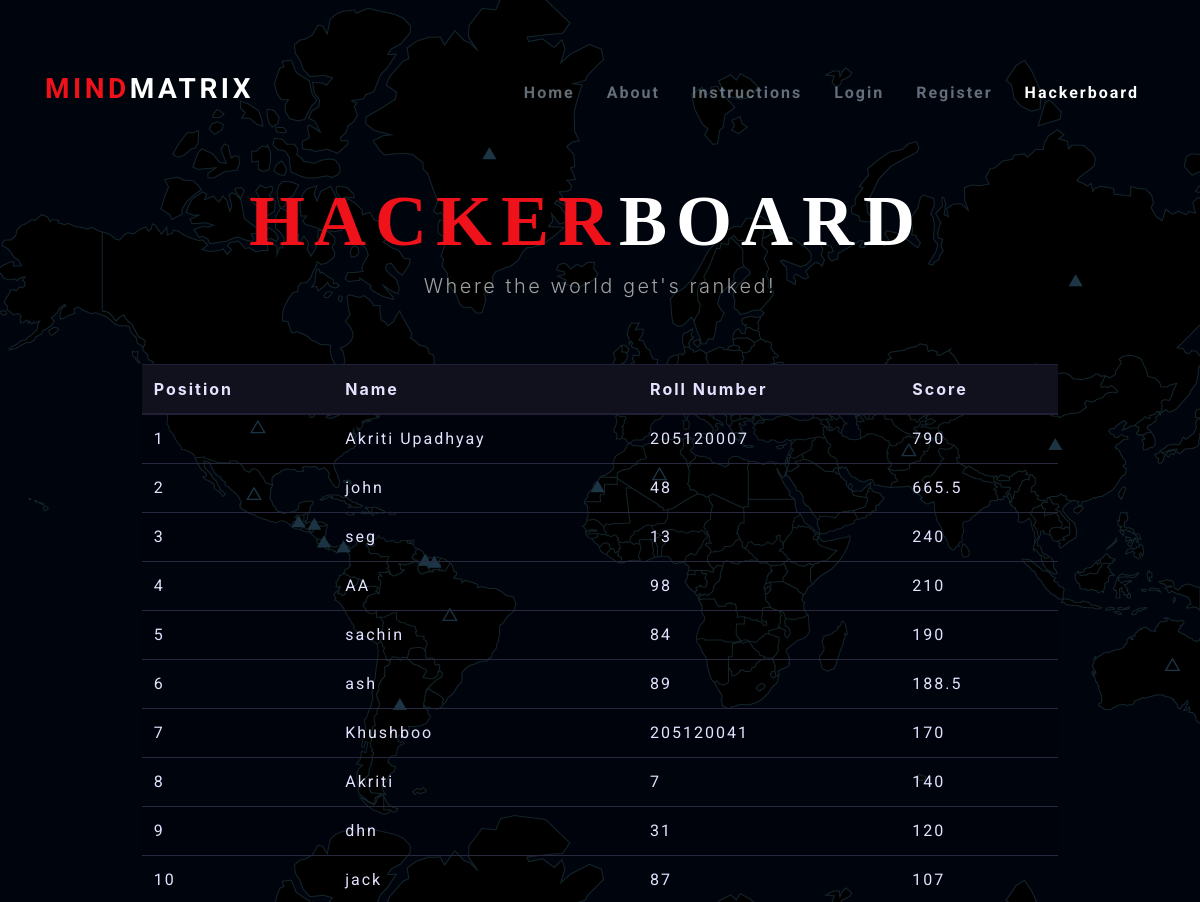
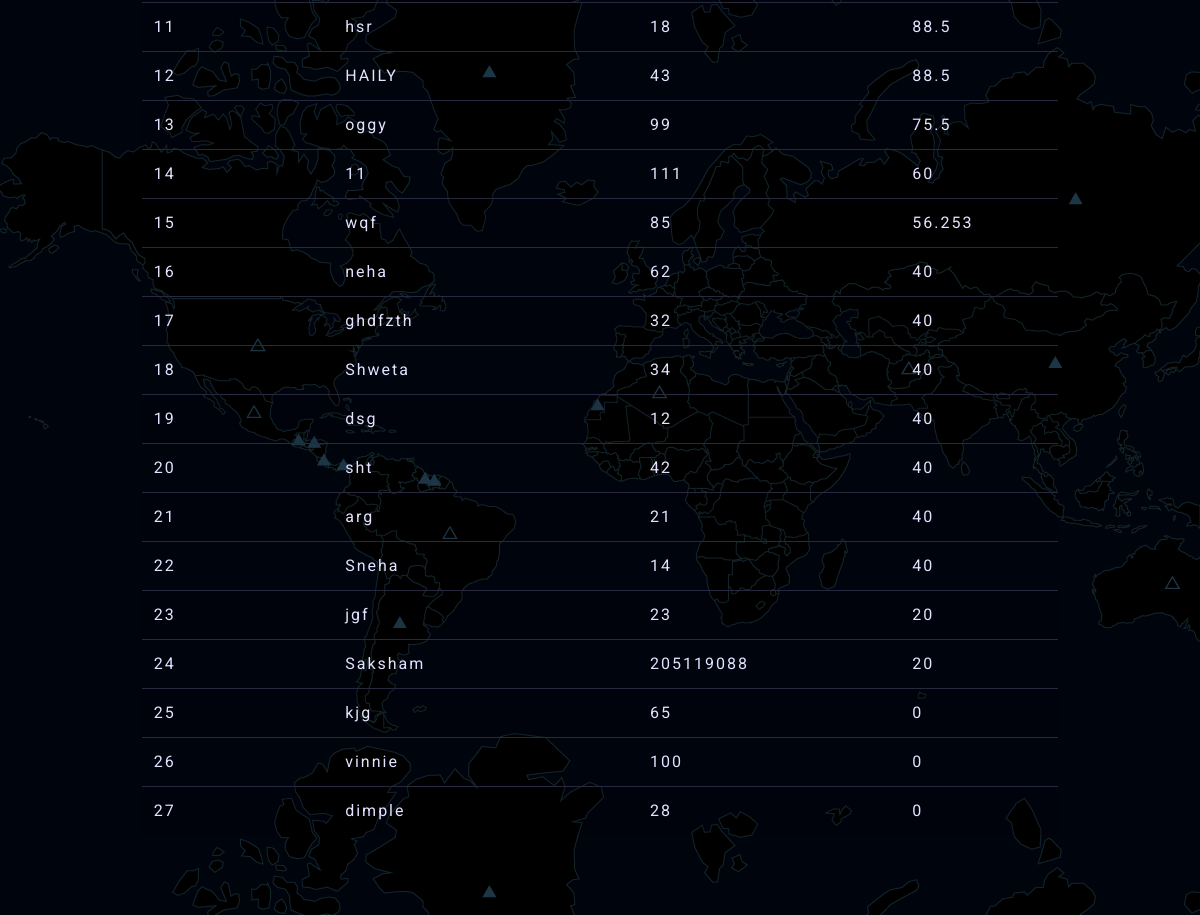
Screenshot of /hackerboard.php with the database file from the repository (2 pictures, top to bottom).
### tables this page shows
CREATE TABLE `leaderboard` (
  `id` int(11) NOT NULL,
  `name` varchar(50) NOT NULL,
  `rollno` int(11) NOT NULL,
  `score` double DEFAULT 0,
  `count` int(10) NOT NULL,
  `count1` int(10) NOT NULL
);

### hackerboard.php (the view, shortened to what this page needs)
<!DOCTYPE html>
<html lang="en">
<head>
    <link rel="stylesheet" href="https://use.fontawesome.com/releases/v5.6.3/css/all.css">
    <link rel="stylesheet" href="css/bootstrap4-neon-glow.min.css">
    <link rel='stylesheet' href='//cdn.jsdelivr.net/font-hack/2.020/css/hack.min.css'>
    <link rel="stylesheet" href="css/main.css">
</head>
<body class="imgloaded">
    <div class="glitch">
        <div class="glitch__img glitch__img_leaderboard"></div>
    </div>
    <div class="navbar-dark text-white">
        <div class="container">
            <nav class="navbar px-0 navbar-expand-lg navbar-dark">
                <div class="collapse navbar-collapse" id="navbarNavAltMarkup">
                    <div class="navbar-nav">
                        <a href="index.html" class="pl-md-0 p-3 text-decoration-none text-light">
                            <h3 class="bold"><span class="color_danger">MIND</span><span class="color_white">MATRIX</span></h3>
                        </a>
                    </div>
                    <div class="navbar-nav ml-auto">
                         <a href="index.html" class="p-3 text-decoration-none text-light bold">Home</a>
                            <a href="about.html" class="p-3 text-decoration-none text-light bold">About</a>
                        <a href="instructions.php" class="p-3 text-decoration-none text-light bold">Instructions</a>
                            <a href="login.html" class="p-3 text-decoration-none text-light bold">Login</a>
                            <a href="register.html" class="p-3 text-decoration-none text-light bold">Register</a>
                            <a href="hackerboard.php" class="p-3 text-decoration-none text-white bold">Hackerboard</a>
                    </div>
                </div>
            </nav>
        </div>
    </div>
    <div class="jumbotron bg-transparent mb-0 pt-3 radius-0">
        <div class="container">
            <div class="row">
                <div class="col-xl-12">
                    <h1 class="display-1 bold color_white content__title text-center"><span class="color_danger">HACKER</span>BOARD<span class="vim-caret">&nbsp;</span></h1>
                    <p class="text-grey lead text-spacey text-center hackerFont">
                        Where the world get's ranked!
                    </p>
                </div>
            </div>
            <div class="row mt-5  justify-content-center">
                <div class="col-xl-10">
                    <table class="table table-hover table-striped">
                        <thead class="thead-dark hackerFont">
                            <tr>
                                <th>Position</th>
                                <th>Name</th>
                                <th>Roll Number</th>
                                <th>Score</th>
                            </tr>
                        </thead>
                        <tbody>
                            <?php
                                $servername = "server173.web-hosting.com";
$database = "appy79_m-matrix";
$user = "appy79_m-matrix";
$password = "205120041khushboo";
                                $conn = mysqli_connect($servername, $user, $password, $database);
                                $result = mysqli_query($conn, "SELECT name,rollno,score FROM leaderboard ORDER BY score DESC");
                                $ranking = 1;
                                if (mysqli_num_rows($result)) {
                                    while ($row = mysqli_fetch_array($result)) {
                                        echo "<tr>
                                              <td>{$ranking}</td>
                                              <td>{$row['name']}</td>
                                              <td>{$row['rollno']}</td>
                                              <td>{$row['score']}</td>
                                              </tr>";
                                        $ranking++;
                                    }
                                }
                            ?>
                        </tbody>
                    </table>
                </div>
            </div>
        </div>
    </div>
</body>
</html>

### css/main.css (style rules this page uses)
:root { --color-text: #fff; --color-bg: #000; --color-link: #f9d77e; --color-link-hover: #fff; --color-info: #efc453; --glitch-width: 100vw; --glitch-height: 100vh; --gap-horizontal: 10px; --gap-vertical: 5px; --time-anim: 4s; --time-anim-1: 4.5s; --delay-anim: 3.5s; --delay-anim-1: 7s; --blend-mode-1: none; --blend-mode-2: none; --blend-mode-3: none; --blend-mode-4: none; --blend-mode-5: overlay; --blend-color-1: transparent; --blend-color-2: transparent; --blend-color-3: transparent; --blend-color-4: transparent; --blend-color-5: #af4949; }
* { transition: all 0.3s ease; letter-spacing: 0.125em; }
body { background-position: right; background-size: cover; background-repeat: no-repeat; background-position-x: 350px; background-color: #00040d; }
.hackerFont { font-family: Hack, -apple-system, BlinkMacSystemFont, "Segoe UI", Roboto, "Helvetica Neue", Arial, sans-serif, "Apple Color Emoji", "Segoe UI Emoji", "Segoe UI Symbol"; }
.color_danger { color: #ef121b; }
.color_white { color: white; }
.bold { font-weight: bold; }
h1, h2 { font-family: 'PhelixBoomgartner'!important; }
.content__title { animation-name: glitch-anim-text; animation-duration: var(--time-anim); animation-timing-function: linear; animation-iteration-count: infinite; animation-delay: calc(var(--delay-anim) + var(--time-anim) * 0.2); }
.glitch { position: absolute; top: 0; left: 0; width: 100%; height: 100%; overflow: hidden; }
.glitch__img { position: absolute; top: calc(-1 * var(--gap-vertical)); left: calc(-1 * var(--gap-horizontal)); width: calc(100% + var(--gap-horizontal) * 2); height: calc(100% + var(--gap-vertical) * 2); background: url(../images/bg.png); transform: translate3d(0, 0, 0); background-blend-mode: var(--blend-mode-1); background-position: right; background-size: cover; background-repeat: no-repeat; background-position-x: 350px; }
.glitch__img_leaderboard { position: fixed!important; background: url(../images/bg--world.png)!important; }

### rows the page displays
leaderboard: name "Akriti Upadhyay", rollno "205120007", score "790"
leaderboard: name "john", rollno "48", score "665.5"
leaderboard: name "seg", rollno "13", score "240"
leaderboard: name "AA", rollno "98", score "210"
leaderboard: name "sachin", rollno "84", score "190"
leaderboard: name "ash", rollno "89", score "188.5"
leaderboard: name "Khushboo", rollno "205120041", score "170"
leaderboard: name "Akriti", rollno "7", score "140"
leaderboard: name "dhn", rollno "31", score "120"
leaderboard: name "jack", rollno "87", score "107"
leaderboard: name "hsr", rollno "18", score "88.5"
leaderboard: name "HAILY", rollno "43", score "88.5"
leaderboard: name "oggy", rollno "99", score "75.5"
leaderboard: name "11", rollno "111", score "60"
leaderboard: name "wqf", rollno "85", score "56.253"
leaderboard: name "neha", rollno "62", score "40"
leaderboard: name "ghdfzth", rollno "32", score "40"
leaderboard: name "Shweta", rollno "34", score "40"
leaderboard: name "dsg", rollno "12", score "40"
leaderboard: name "sht", rollno "42", score "40"
leaderboard: name "arg", rollno "21", score "40"
leaderboard: name "Sneha", rollno "14", score "40"
leaderboard: name "jgf", rollno "23", score "20"
leaderboard: name "Saksham", rollno "205119088", score "20"
leaderboard: name "kjg", rollno "65", score "0"
leaderboard: name "vinnie", rollno "100", score "0"
leaderboard: name "dimple", rollno "28", score "0"
